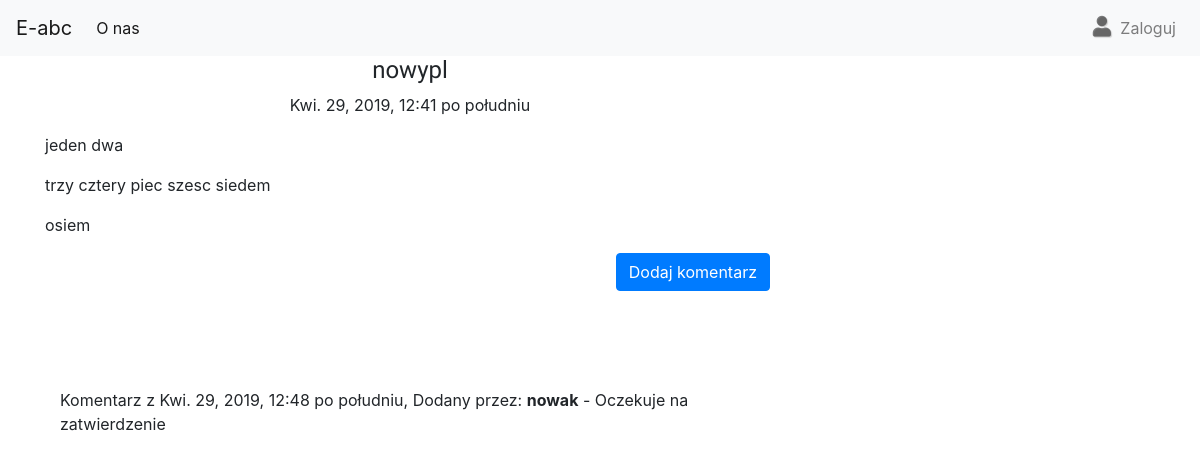
The app's page /post/22 with its own data.
### blog/models.py (models this page shows, shortened)
class Post(models.Model):
    author = models.ForeignKey('auth.User', default=4, on_delete=models.CASCADE)
    title = models.CharField(max_length=200)
    text = models.TextField()
    created_date = models.DateTimeField(default=timezone.now)
    published_date = models.DateTimeField(blank=True, null=True)
    viewed_by = models.TextField(default="")

class Comment(models.Model):
    post = models.ForeignKey('blog.Post', related_name='comments',on_delete=models.CASCADE)
    author = models.CharField(max_length=200)
    text = models.TextField()
    created_date = models.DateTimeField(default=timezone.now)
    approved_comment = models.BooleanField(default=False)

### blog/views.py (the view)
# urls.py: url(r'^post/(?P<pk>\d+)$', views.PostDetailView.as_view(), name='post_detail'),
class PostDetailView(DetailView):
    model = Post

### blog/templates/blog/post_detail.html (shortened to what this page needs)
{% extends 'blog/base.html' %}
{% block content %}
<div class="panel panel-success">
  <div class="panel-heading">
        <h1 class="posttitle">{{ post.title }}</h1>
        {% if post.published_date %}
            <div class="date postdate">
                {{ post.published_date }}
            </div>  </div>
        {% else %}
            <a class="btn btn-default" href="{% url 'post_publish' pk=post.pk %}">Opublikuj</a>
        {% endif %}
<div class="panel-body">
      <p class="postcontent" >{{ post.text|safe|linebreaksbr }}</p>
      </div>
</div>
</div>
   <a class="btn btn-primary btn-comment" href="{% url 'add_comment_to_post' pk=post.pk %}">Dodaj komentarz</a>
   <br><br><br>
<div class="panel panel-default">
  {% for comment in post.comments.all %}
  <div class="panel body" style="margin: 15px;">
      {% if comment.approved_comment %}
              <p class="comment"><i>Dodany przez: <strong>{{ comment.author }}</strong>  ({{ comment.created_date }})</i></p>
              <p>{{ comment.text|safe|linebreaks }}</p>
      {% else %}
              {% if  user.is_superuser %}
              <br><br>
              <p class="comment"><i>Dodany przez: <strong>{{ comment.author }}</strong>  ({{ comment.created_date }})</i></p>
              <p>{{ comment.text|safe|linebreaks }}</p>
              <p>Opublikować komentarz ?&nbsp&nbsp&nbsp
              <a class="btn btn-default" href="{% url 'comment_remove' pk=comment.pk %}"><span class="glyphicon glyphicon-remove"></span></a>
              <a class="btn btn-default" href="{% url 'comment_approve' pk=comment.pk %}"><span class="glyphicon glyphicon-ok"></span></a>
              </p>
              {% else %}
              <br><br>
              Komentarz z {{ comment.created_date }}, Dodany przez: <strong>{{ comment.author }}</strong> - Oczekuje na zatwierdzenie
              {% endif %}
      {% endif %}
  </div>
  {% empty %}
      <p style="margin: 15px;">brak komentarzy.</p>
  {% endfor %}
  </div>
{% endblock %}

### blog/static/css/blog.css (style rules this page uses)
.postdate { text-align: center; }
.posttitle { font-family: 'Russo One', sans-serif; text-align: center; font-size: 1.5em }
.postcontent { font-family: 'Montserrat'; font-size: 1.5em; margin-top: 10px; }
.btn-comment { position: absolute; right: 20px; }

### records on screen
Post: title "nowypl", published_date "Kwi. 29, 2019, 12:41 po południu", text "jeden dwa trzy cztery piec szesc siedem osiem"
Comment: created_date "Kwi. 29, 2019, 12:48 po południu", author "nowak"
